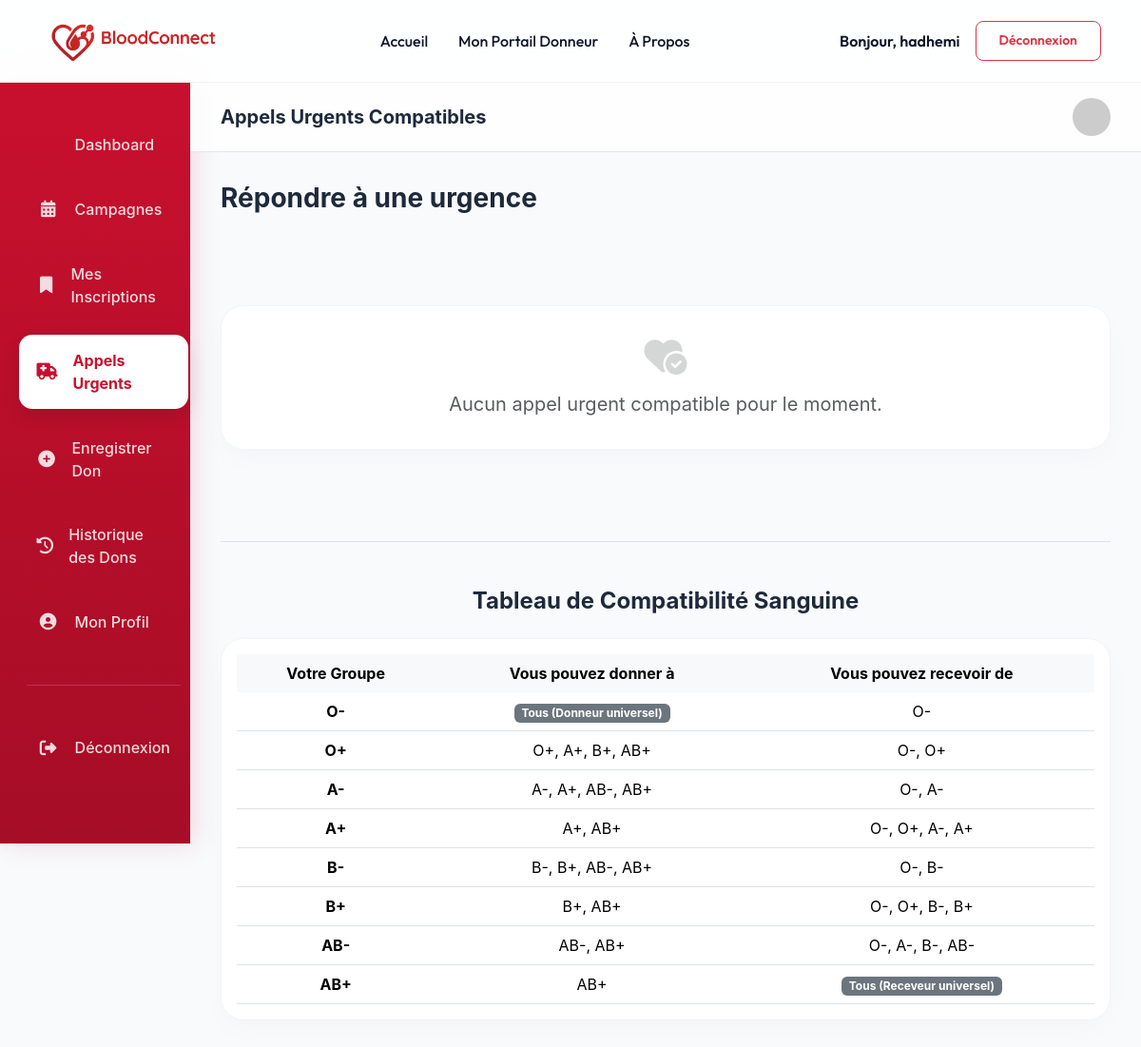
The page /dons/appels-compatibles/ (signed in) on the database as committed earlier.
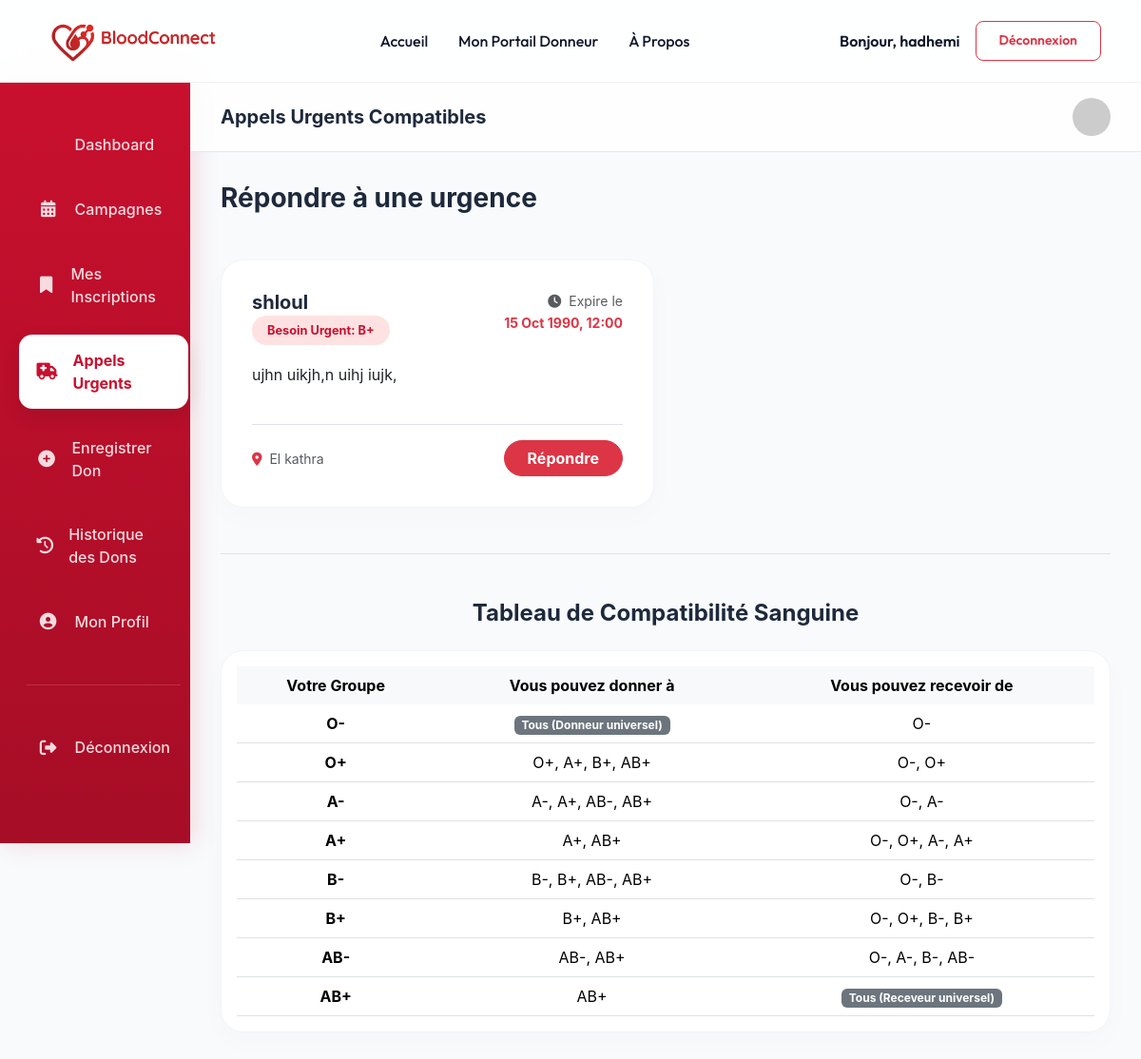
The same page on the database as committed later.
### demandes/models.py (models this page shows, shortened)
class DemandeUrgente(models.Model):
    hopital = models.ForeignKey('comptes.Hopital', on_delete=models.CASCADE, related_name='demandes')
    groupe_sanguin = models.CharField(max_length=3, choices=GROUPE_SANGUIN_CHOICES)
    quantite = models.PositiveIntegerField()
    delai = models.DateTimeField()
    statut = models.CharField(max_length=20, choices=STATUT_DEMANDE_CHOICES, default='active')
    description = models.TextField(blank=True)

### comptes/models.py (models this page shows, shortened)
class Hopital(models.Model):
    user = models.OneToOneField(User, on_delete=models.CASCADE)
    nom = models.CharField(max_length=200)
    adresse = models.CharField(max_length=300)
    ville = models.CharField(max_length=100)
    agrement = models.CharField(max_length=50, unique=True)
    valide = models.BooleanField(default=False)

### dons/views.py (the view)
# urls.py: path('appels-compatibles/', views.liste_appels_compatibles, name='compatible_calls'),
@login_required
@donor_required
def liste_appels_compatibles(request):
    donneur = request.user.donneur
    target_groups = get_compatible_groups(donneur.groupe_sanguin)
    appels = DemandeUrgente.objects.filter(
        groupe_sanguin__in=target_groups,
        statut='active'
    ).order_by('-delai')
    return render(request, 'dons/liste_appels.html', {'appels': appels})

### core/utils.py (called while the page is built)
def get_compatible_groups(donor_group):
    return BLOOD_COMPATIBILITY.get(donor_group, [])

### dons/templates/dons/liste_appels.html (shortened to what the changed rows need)
{% load static %}
<!DOCTYPE html>
<html lang="fr">
<head>
    <link href="https://cdn.jsdelivr.net/npm/bootstrap@5.3.2/dist/css/bootstrap.min.css" rel="stylesheet">
    <link rel="stylesheet" href="https://cdnjs.cloudflare.com/ajax/libs/font-awesome/6.4.2/css/all.min.css">
</head>
<body>
    <div class="container-fluid">
        <div class="row">
            <div class="col-lg-10 p-0">
                <div class="dashboard-content">
                    <div class="row g-4 mb-5">
                        {% for appel in appels %}
                            <div class="col-md-6">
                                <div class="card-custom">
                                    <div class="d-flex justify-content-between align-items-start mb-4">
                                        <div>
                                            <h5 class="fw-bold mb-1">{{ appel.hopital.nom }}</h5>
                                            <span class="badge-urgent">Besoin Urgent: {{ appel.groupe_sanguin }}</span>
                                        </div>
                                        <div class="text-end">
                                            <span class="text-muted small d-block"><i class="fas fa-clock me-1"></i> Expire le</span>
                                            <span class="fw-bold text-danger small">{{ appel.delai|date:"d M Y, H:i" }}</span>
                                        </div>
                                    </div>
                                    <p class="text-dark flex-grow-1">{{ appel.description }}</p>
                                    <div class="mt-4 pt-3 border-top d-flex justify-content-between align-items-center">
                                        <div class="small text-muted">
                                            <i class="fas fa-map-marker-alt text-danger me-1"></i> {{ appel.hopital.ville }}
                                        </div>
                                        <a href="{% url 'repondre_appel' appel.pk %}" class="btn btn-danger rounded-pill px-4 fw-bold">Répondre</a>
                                    </div>
                                </div>
                            </div>
                        {% empty %}
                            <div class="col-12 text-center py-5">
                                <div class="card-custom">
                                    <i class="fas fa-heart-circle-check fs-1 text-muted opacity-25 mb-3"></i>
                                    <p class="text-muted fs-5 m-0">Aucun appel urgent compatible pour le moment.</p>
                                </div>
                            </div>
                        {% endfor %}
                    </div>
                    <div class="pt-5 border-top">
                        <div class="table-responsive compat-table p-3">
                            <table class="table table-hover align-middle text-center m-0">
                                <thead class="table-light">
                                    <tr>
                                        <th class="border-0">Votre Groupe</th>
                                        <th class="border-0">Vous pouvez donner à</th>
                                        <th class="border-0">Vous pouvez recevoir de</th>
                                    </tr>
                                </thead>
                            </table>
                        </div>
                    </div>
                </div>
            </div>
        </div>
    </div>
</body>
</html>

Rows that differ between the two databases and show on the page:
added DemandeUrgente: hopital.nom "shloul", groupe_sanguin "B+", delai "15 Oct 1990, 12:00", description "ujhn uikjh,n uihj iujk,", hopital.ville "El kathra"
Other text that changed with them:
text no longer shown: "Aucun appel urgent compatible pour le moment."
